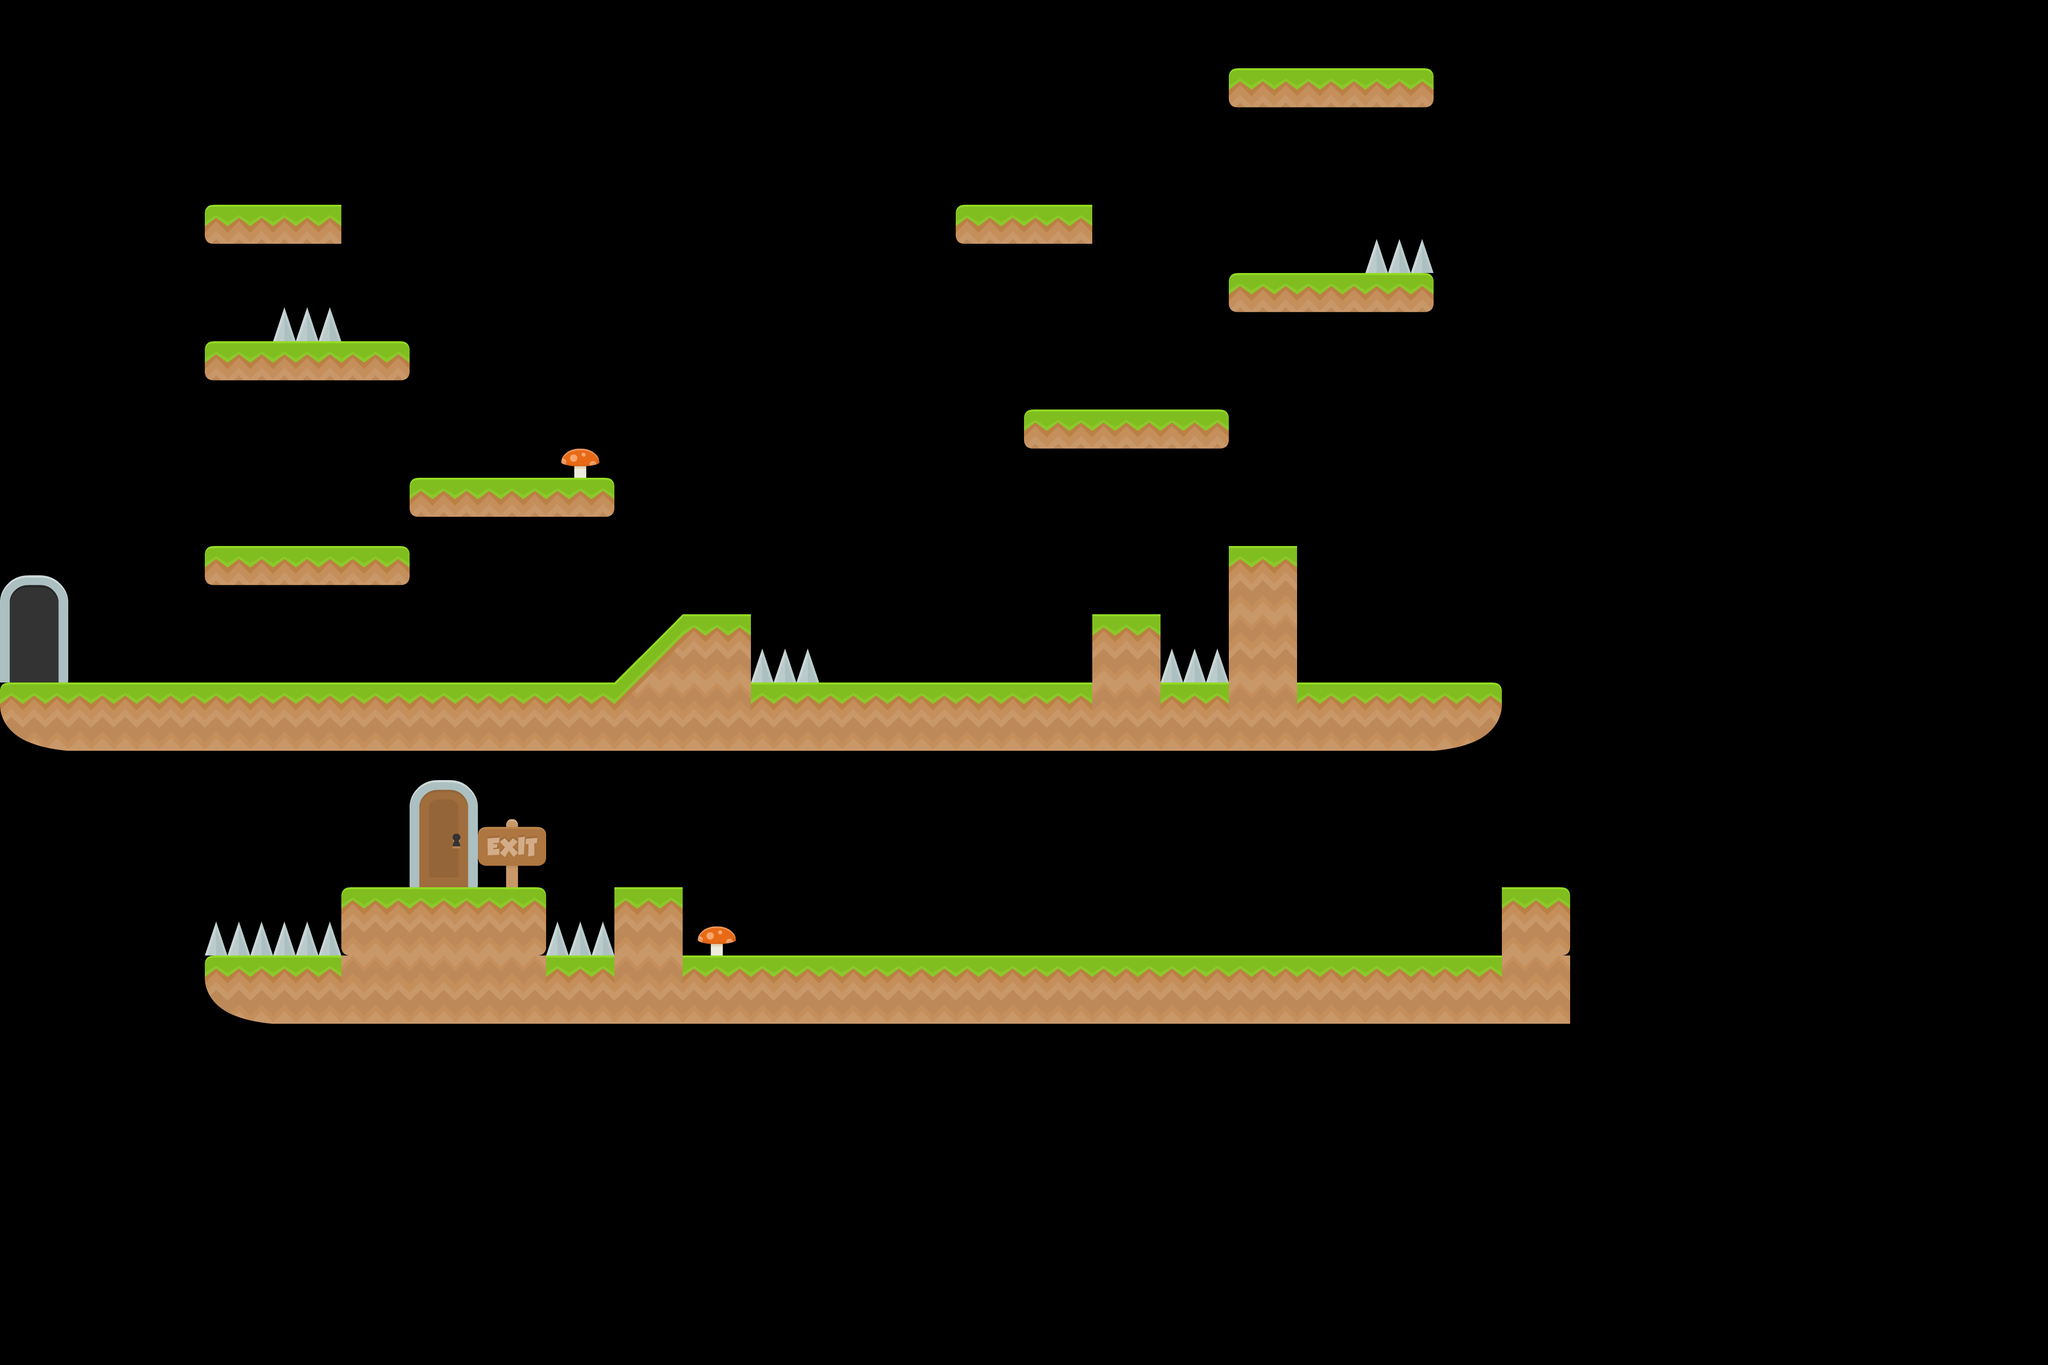

Rendered tile map (Tiled .tmx) drawn with the repository's tilesets; below, a short description and the map source with its tile grids summarised:
An orthogonal 30x20 tile map with 128x128 px tiles, 5 tile layers (ground, triangleleft, semiground, traps, ...), 6 tilesets and 17 objects (7x goldcoin, 2x box, slime, snail, saw, ...).

<map version="1.10" tiledversion="1.11.2" orientation="orthogonal" renderorder="right-down" width="30" height="20" tilewidth="128" tileheight="128" infinite="0" nextlayerid="13" nextobjectid="32">
 <tileset firstgid="1" name="spritesheet_ground" tilewidth="128" tileheight="128" tilecount="128" columns="8">
  <image source="Spritesheets/spritesheet_ground.png" width="1024" height="2048" />
 </tileset>
 <tileset firstgid="129" name="spritesheet_items" tilewidth="128" tileheight="128" tilecount="32" columns="8">
  <image source="Spritesheets/spritesheet_items.png" width="1024" height="512" />
 </tileset>
 <tileset firstgid="161" name="spritesheet_players" tilewidth="128" tileheight="128" tilecount="128" columns="8">
  <image source="Spritesheets/spritesheet_players.png" width="1024" height="2048" />
 </tileset>
 <tileset firstgid="289" name="spritesheet_tiles" tilewidth="128" tileheight="128" tilecount="128" columns="8">
  <image source="Spritesheets/spritesheet_tiles.png" width="1024" height="2048" />
 </tileset>
 <tileset firstgid="417" name="spritesheet_enemies" tilewidth="128" tileheight="128" margin="2" tilecount="105" columns="7">
  <image source="Spritesheets/spritesheet_enemies.png" width="1024" height="2048" />
 </tileset>
 <tileset firstgid="522" name="spritesheet_hud" tilewidth="128" tileheight="128" tilecount="64" columns="8">
  <image source="Spritesheets/spritesheet_hud.png" width="1024" height="1024" />
 </tileset>
 <layer id="1" name="ground" width="30" height="20">
  <data>[600 cells, 51 non-empty, 7 distinct tile ids]</data>
 </layer>
 <layer id="12" name="triangleleft" width="30" height="20">
  <data>[600 cells, 1 non-empty, 1 distinct tile ids]</data>
 </layer>
 <layer id="11" name="semiground" width="30" height="20">
  <data>[600 cells, 22 non-empty, 3 distinct tile ids]</data>
 </layer>
 <layer id="8" name="traps" width="30" height="20">
  <data>[600 cells, 7 non-empty, 1 distinct tile ids]</data>
 </layer>
 <layer id="5" name="decoration" width="30" height="20">
  <data>[600 cells, 7 non-empty, 6 distinct tile ids]</data>
 </layer>
 <objectgroup id="7" name="enemy" class="enemy">
  <object id="3" type="slime" gid="418" x="898" y="1268" width="128" height="128" />
  <object id="4" type="snail" gid="459" x="1790.55" y="1264" width="128" height="128" />
  <object id="5" type="saw" gid="481" x="2684.48" y="1788.24" width="128" height="128" />
  <object id="6" type="fly" gid="475" x="2308.73" y="1648.85" width="128" height="128" />
 </objectgroup>
 <objectgroup id="9" name="items">
  <object id="18" type="box" gid="341" x="1792" y="1664" width="128" height="128" />
  <object id="19" type="box" gid="341" x="1920" y="1664" width="128" height="128" />
  <object id="20" type="lock" gid="363" x="840.667" y="1590" width="32" height="32" />
  <object id="23" type="ruby" gid="522" x="2432" y="128" width="128" height="128" />
  <object id="24" type="key" gid="572" x="440" y="364" width="128" height="128" />
  <object id="25" type="goldcoin" gid="158" x="384" y="1024" width="128" height="128" />
  <object id="26" type="goldcoin" gid="158" x="512" y="1024" width="128" height="128" />
  <object id="27" type="goldcoin" gid="158" x="640" y="1024" width="128" height="128" />
  <object id="28" type="goldcoin" gid="158" x="2560" y="1280" width="128" height="128" />
  <object id="29" type="goldcoin" gid="158" x="2816" y="1664" width="128" height="128" />
  <object id="30" type="goldcoin" gid="158" x="2048" y="768" width="128" height="128" />
  <object id="31" type="goldcoin" gid="158" x="1852" y="368" width="128" height="128" />
 </objectgroup>
 <objectgroup id="10" name="spawn">
  <object id="21" type="player" gid="252" x="0" y="1280" width="128" height="128" />
 </objectgroup>
</map>
